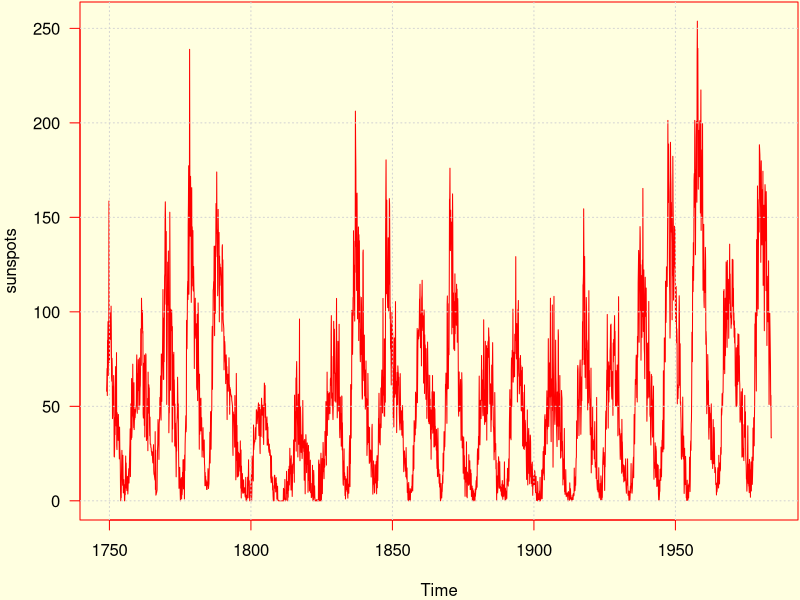
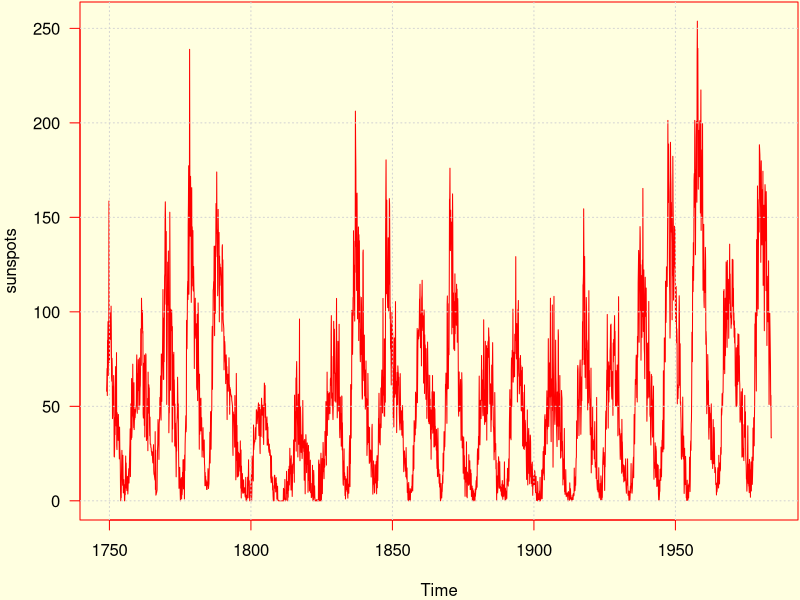

The R script that drew these images, in order:
## ---- chunk 1
#| sunspots, echo = FALSE, fig.dim = c(14, 4),
#| fig.cap = 'Monthly mean relative sunspot numbers from 1749 to 1983.'
par(mar = c(4, 4, .1, .1), bg = 'lightyellow', fg = 'red', las = 1)
plot(sunspots, col = 'red')
grid()
## ---- chunk 2
#| sunspots, fig.dim = c(14, 4), fig.env = '.fullwidth .figure .box',
#| fig.cap = 'Monthly mean relative sunspot numbers from 1749 to 1983.'
par(mar = c(4, 4, .1, .1), bg = 'lightyellow', fg = 'red', las = 1)
plot(sunspots, col = 'red')
grid()
## ---- chunk 3
mtcars[1:4, 1:8]
## ---- chunk 4
seq(0, 1, .2) == c(0, .2, .4, .6, .8, 1)
## ---- chunk 5
I(mtcars)
